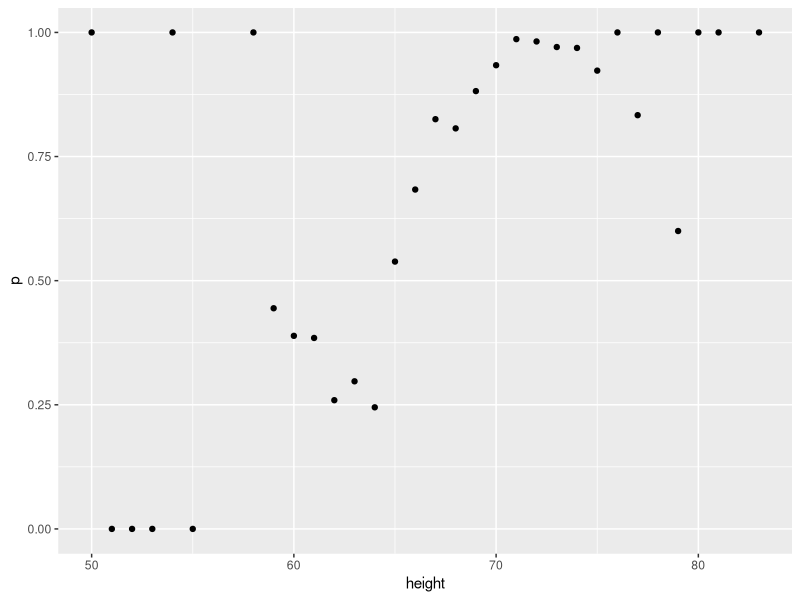
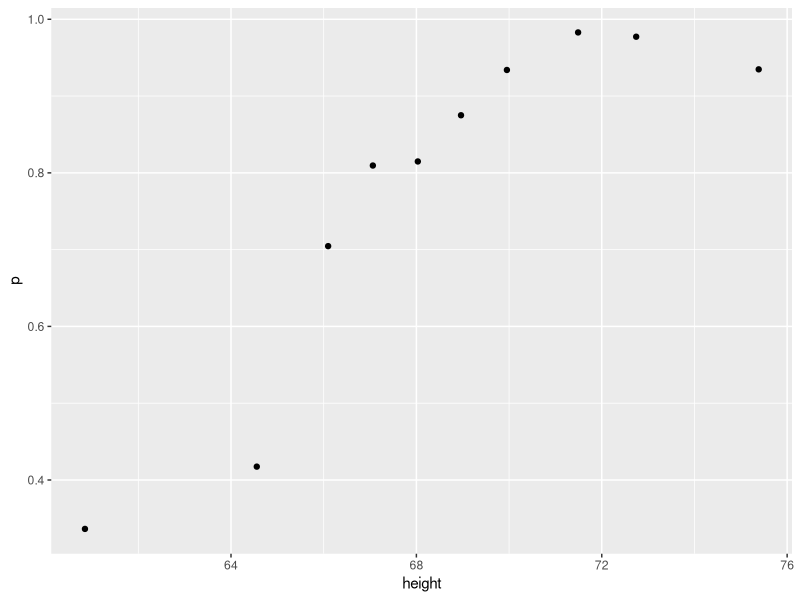
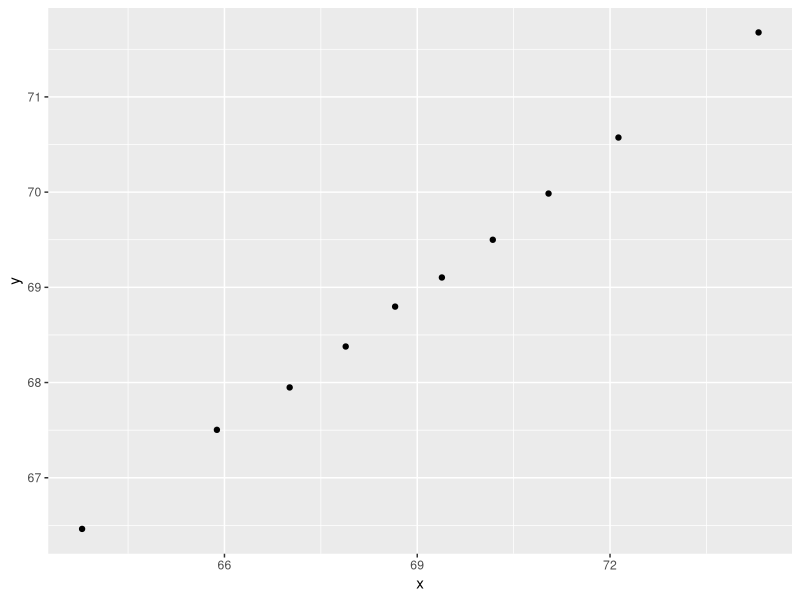

R code for these plots, in order:
rm(list = ls())
library(dslabs)
library(tidyverse)
data("heights")

#-----------------------conditional probability------------------
#Q1: Compute the conditional probabilities for being male in the heights dataset. Round the heights 
#to the closest inch. Plot the estimated conditional probability P(x)=Pr(Male|height=x) for each x.
heights %>% 
  mutate(height = round(height)) %>%
  group_by(height) %>%
  summarize(p = mean(sex == "Male")) %>%
  qplot(height, p, data =.)

#Q2: In the plot we just made in Q1 we see high variability for low values of height. 
#This is because we have few data points. This time use the quantile (\ 0.1,0.2,\dots,0.9 \)and 
#the cut function to assure each group has the same number of points. Note that for any numeric vector x, 
#you can create groups based on quantiles like this: cut(x, quantile(x, seq(0, 1, 0.1)), include.lowest = TRUE).

ps <- seq(0, 1, 0.1)
breaks <- quantile(heights$height, ps)
heights %>% 
  mutate(g = cut(x=height, breaks=breaks, include.lowest = TRUE)) %>%
  group_by(g) %>%
  summarize(p = mean(sex == "Male"), height = mean(height)) %>%
  qplot(height, p, data =.)

#------------the cut function--------------
#We use the cut function to create a factor, which is what R calls a categorical variable. 
#Then it classifies the categorical variable into larger bins, such as 50-63
#The function cut breaks up the factor into intervals intervals that we specify in the breaks argument. 
#The default labels use standard mathematical notation for open and closed intervals.

#------------creating a bivariate normal distribution---------------------

#Q3 You can generate data from a bivariate normal distrubution using the MASS package using the following code:

#First, we need to create the covariance matrix
Sigma <- 9*matrix(data=c(1,0.5,0.5,1), nrow=2, ncol=2)

library(MASS)
dat <- MASS::mvrnorm(n = 10000, c(69, 69), Sigma)
dat <- as.data.frame(dat) %>% setNames(c("x", "y"))

#we can plot the conditional probability
ps <- seq(0, 1, 0.1)
dat %>% mutate(g = cut(x, quantile(x, ps), include.lowest = TRUE)) %>%
  group_by(g) %>%
  summarize(y = mean(y), x = mean(x)) %>%
  qplot(x, y, data =.)
